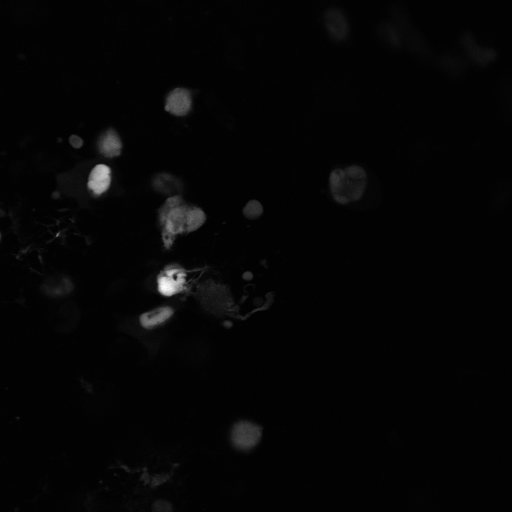
%> input picture FISHprobe/InvivoCytometer_2.0_source_code/sample_data/intravital_xenograft_data/image_data/Eribulin_day_3/fucci/56z M08 0607 FUCCI 25x2z 2um 66h eribulin grD6.oif.files/s_C001Z001.tif, 512 x 512 px
$ octave --eval "result = segCellLCH(imread('../../../FISHprobe/InvivoCytometer_2.0_source_code/sample_data/intravital_xenograft_data/image_data/Eribulin_day_3/fucci/56z M08 0607 FUCCI 25x2z 2um 66h eribulin grD6.oif.files/s_C001Z001.tif'));"   (GNU Octave 9; MATLAB toolbox functions it lacks are replaced by stand-ins)
%> lines starting %> are read from the running program, lines starting %| are printed output that depends on the picture; in (x1, y1, x2, y2) boxes, pixels count from 0 and x2, y2 are one past the last pixel; in counts of white or black regions, pixels touching at a corner belong together; the program's own positions count from 1
function [imgOut, mask, vI, fvI, bfvI] = segCellLCH(img, varargin)
% simple script to pre-process/segment LCH cells for Deep learning.
% use example: [mask vI fvI bfvI]=segCellLCH(imread('./14-May-2017_atcc_s06_t120_x998_y1586_t130_f6.png'));
%
%  INPUT: image
%           'align' : orient the mask along major axis
%           'preview': plot results for debugging
%  OUTPUT: binary mask
%    (optional outputs include image processing steps for debugging)
%
%
%
% by Andrew R. Jamieson, Oct 2017

ip = inputParser;
ip.addRequired('img', @isnumeric);
ip.addOptional('align',false, @islogical);
ip.addOptional('preview', false, @islogical);
ip.parse(img,varargin{:});
p = ip.Results;

% Core image processing steps
%%%%%%%%%%%%%%%%%%%%%%%
I = mat2gray(img);
gI = imfilter(I, fspecial('gaussian', 5,.25));
vI = stdfilt(gI);
fvI = imfilter(vI, fspecial('gaussian', 5,1));
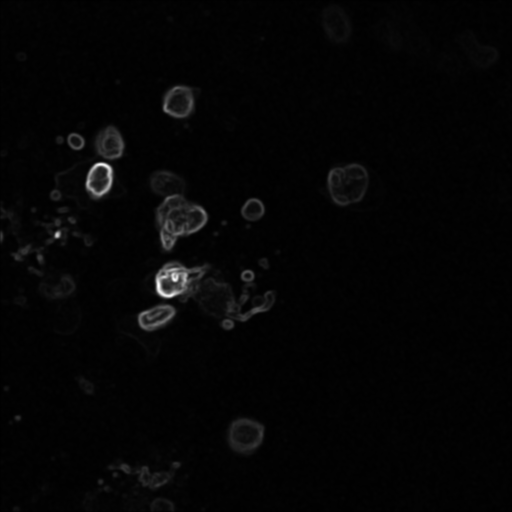
%> fvI: size 512x512 double; min 0.00069, max 0.161, mean 0.00396; drawn with min black and max white
bfvI = imbinarize(fvI, .02);
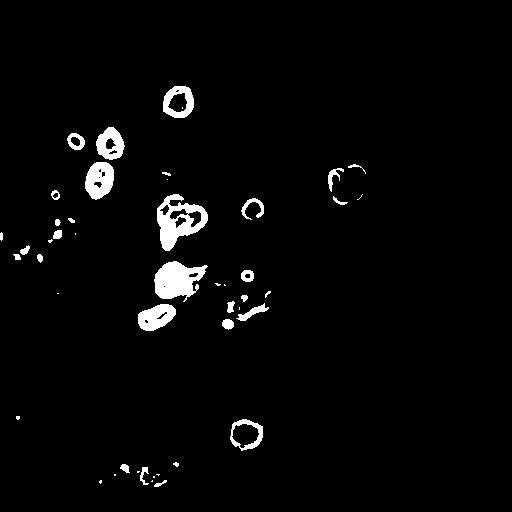
%> bfvI: size 512x512 logical; 2.9% white; 47 white regions (17 under 20 px), largest, box (x1, y1, x2, y2) and area: (157, 194, 208, 251) 1401, (154, 261, 208, 302) 1362, (85, 162, 114, 200) 800
bfvI = imdilate(bfvI, strel('disk', 5));
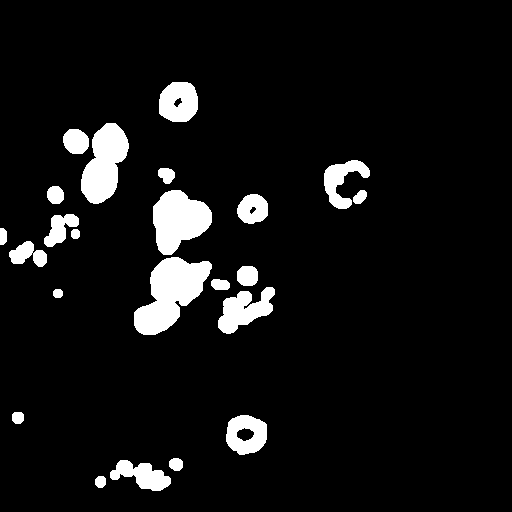
%> bfvI: size 512x512 logical; 7.1% white; 23 white regions, largest, box (x1, y1, x2, y2) and area: (134, 257, 212, 335) 3386, (153, 190, 212, 255) 2597, (81, 123, 129, 204) 2467
maskAll = imclose(bfvI, strel('disk', 5));
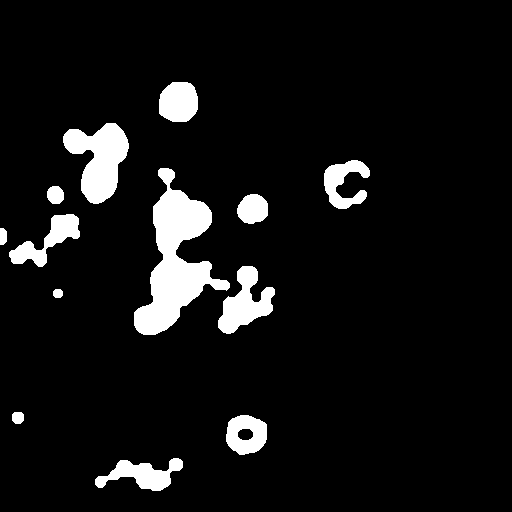
%> maskAll: size 512x512 logical; 7.4% white; 13 white regions, largest, box (x1, y1, x2, y2) and area: (134, 168, 230, 335) 6539, (63, 123, 129, 204) 3062, (218, 266, 275, 334) 1939
maskAll = bwfill(maskAll,'holes');
%%%%%%%%%%%%%%%%%%%%%%%

% [10 lines of commented-out code are left out]
CC = bwconncomp(maskAll);
%> CC = 13 connected components

% check if in center
% if yes, keep just this object
% if multiple, select one that overlaps with center
if CC.NumObjects > 1
    centerPts = round(size(maskAll)./2);
%> centerPts = [256 256]
    mask = bwselect(maskAll,centerPts,centerPts);
%> mask: size 512x512 logical; every value is 0

    % check if mask present at center.
    if isempty(find(mask,1))
        % if not, just take the larget
        mask = bwareafilt(maskAll,1);
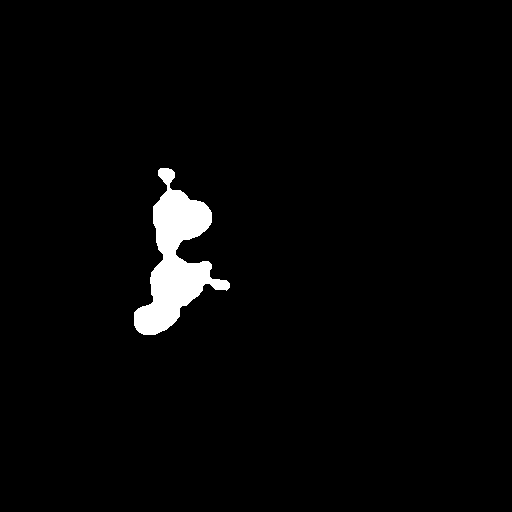
%> mask: size 512x512 logical; 2.5% white; 1 white region
    end
else
    mask = maskAll;
end


% check if 97% covering image, then
rp = regionprops(mask);
%> rp = 1 region; box (x1, y1, x2, y2), Area and Centroid: (134, 168, 230, 335) 6539 [176 260.2]
if rp.Area/size(maskAll,1)^2  >= .90
    mask = 0;
end

imgOut=mask.*I;
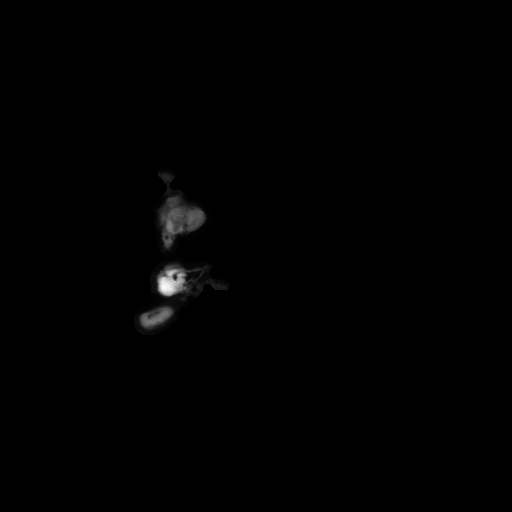
%> imgOut: size 512x512 double; min 0, max 1, mean 0.00444

if p.align
    disp('re-orienting mask')
    rp = regionprops(mask,'orientation');
    rp.Orientation
    imgOut = imrotate(imgOut,-1*rp.Orientation);
end

if p.preview
    % preview results
    figure; imshow(imgOut);
    figure;
    subplot(3,2,1);imshow(bfvI,[]); title('after thre & dilation');
    subplot(3,2,2);imshow(vI,[]);title('variance filter');
    subplot(3,2,3);imshow(fvI,[]); title('smoothing');
    subplot(3,2,4);imshow(imgOut,[]);title('final');
    subplot(3,2,5);imshow(maskAll,[]);title('all object mask');
    subplot(3,2,6);imshow(I,[]); title('original');
end

% [6 lines of commented-out code are left out]

$ run again, on FISHprobe/InvivoCytometer_2.0_source_code/sample_data/intravital_xenograft_data/image_data/Eribulin_day_3/fucci/56z M08 0607 FUCCI 25x2z 2um 66h eribulin grD6.oif.files/s_C001Z002.tif
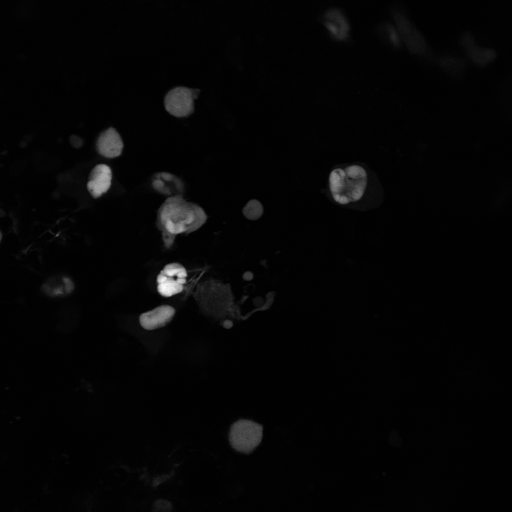
%> input picture FISHprobe/InvivoCytometer_2.0_source_code/sample_data/intravital_xenograft_data/image_data/Eribulin_day_3/fucci/56z M08 0607 FUCCI 25x2z 2um 66h eribulin grD6.oif.files/s_C001Z002.tif, 512 x 512 px
%> in segCellLCH, `bfvI = imbinarize(fvI, .02);`:
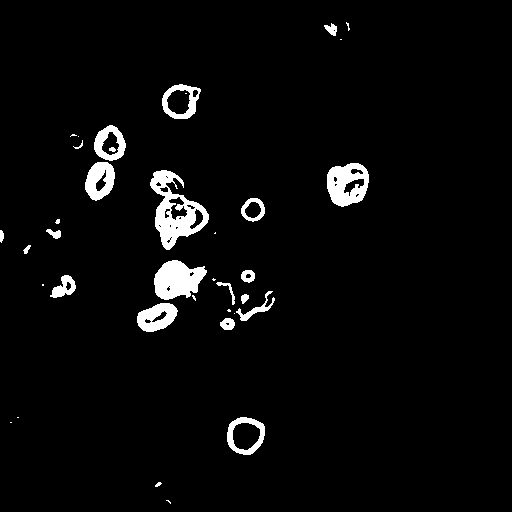
%> bfvI: size 512x512 logical; 3.7% white; 37 white regions (15 under 20 px), largest, box (x1, y1, x2, y2) and area: (150, 170, 209, 250) 2025, (154, 260, 207, 300) 1443, (327, 163, 369, 207) 1265
%> CC = 14 connected components
%> rp = 1 region; box (x1, y1, x2, y2), Area and Centroid: (133, 166, 279, 336) 10088 [192.2 264.3]
%> in segCellLCH, `imgOut=mask.*I;`:
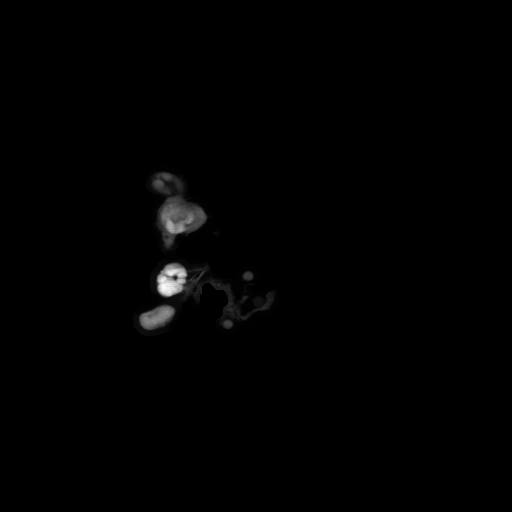
%> imgOut: size 512x512 double; min 0, max 1, mean 0.00639

$ run again, on FISHprobe/InvivoCytometer_2.0_source_code/sample_data/intravital_xenograft_data/image_data/Eribulin_day_3/fucci/56z M08 0607 FUCCI 25x2z 2um 66h eribulin grD6.oif.files/s_C001Z004.tif
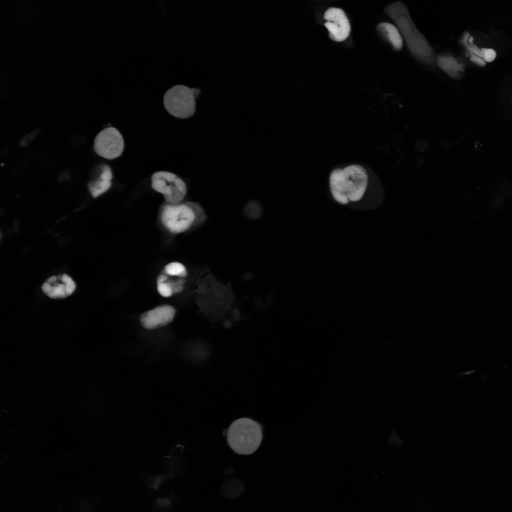
%> input picture FISHprobe/InvivoCytometer_2.0_source_code/sample_data/intravital_xenograft_data/image_data/Eribulin_day_3/fucci/56z M08 0607 FUCCI 25x2z 2um 66h eribulin grD6.oif.files/s_C001Z004.tif, 512 x 512 px
%> in segCellLCH, `bfvI = imbinarize(fvI, .02);`:
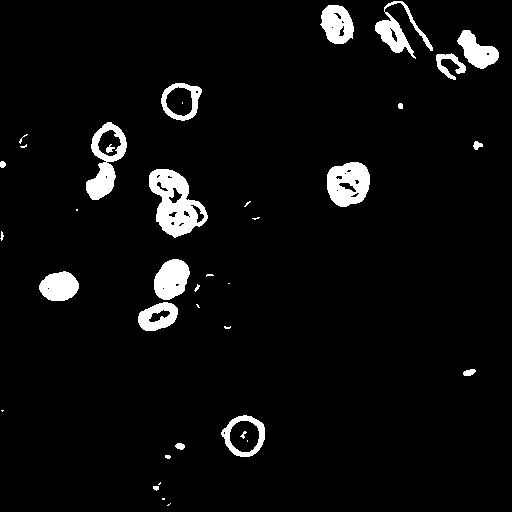
%> bfvI: size 512x512 logical; 4.8% white; 38 white regions (15 under 20 px), largest, box (x1, y1, x2, y2) and area: (149, 169, 208, 238) 2210, (327, 162, 370, 207) 1439, (86, 122, 127, 200) 1377
%> maskAll: size 512x512 logical; 10.2% white; 22 white regions, largest, box (x1, y1, x2, y2) and area: (371, 0, 503, 84) 5093, (134, 255, 218, 335) 3525, (145, 165, 212, 242) 3477
%> CC = 22 connected components
%> in segCellLCH, `mask = bwareafilt(maskAll,1);`:
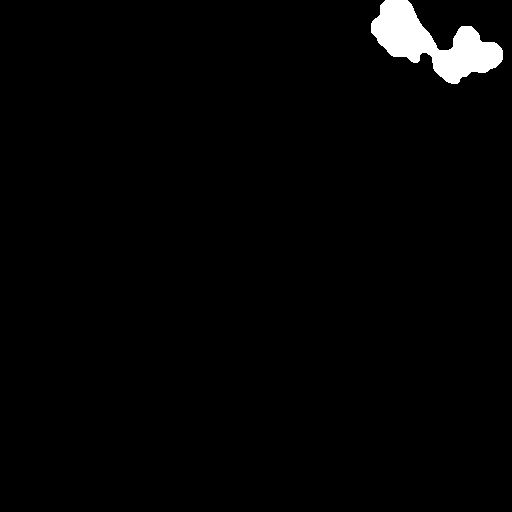
%> mask: size 512x512 logical; 1.9% white; 1 white region
%> rp = 1 region; box (x1, y1, x2, y2), Area and Centroid: (371, 0, 503, 84) 5093 [433.6 43.9]
